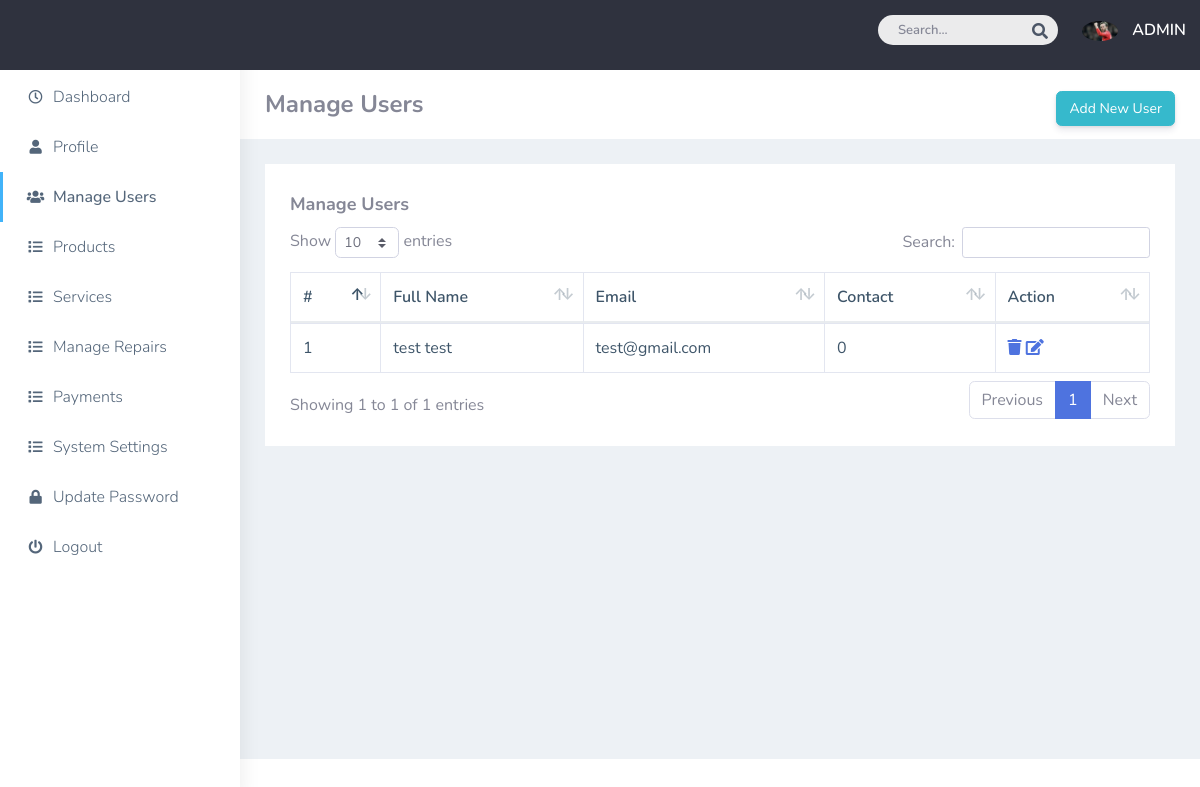
The page /admin/manage-users.php (signed in) on the database its author committed.
### tables this page shows
CREATE TABLE `users` (
  `id` bigint(255) NOT NULL,
  `fname` varchar(15) NOT NULL,
  `lname` varchar(15) NOT NULL,
  `email` varchar(255) NOT NULL,
  `password` varchar(255) NOT NULL,
  `contact` int(15) NOT NULL,
  `status` int(2) DEFAULT NULL,
  `creationdate` timestamp NOT NULL DEFAULT current_timestamp(),
  `updationdate` timestamp NULL DEFAULT NULL ON UPDATE current_timestamp(),
  `profilepic` varchar(100) NOT NULL
);

### admin/manage-users.php (the view, shortened to what this page needs)
<?php
include('includes/config.php');
if (strlen($_SESSION['alogin']) == 0) {
    header('location: login.php');
} else{
?>
<!DOCTYPE html>
<html dir="ltr" lang="en">
<head>
    <link href="plugins/bower_components/chartist/dist/chartist.min.css" rel="stylesheet">
    <link rel="stylesheet" href="plugins/bower_components/chartist-plugin-tooltips/dist/chartist-plugin-tooltip.css">
    <link href="css/style.min.css" rel="stylesheet">
    <link href="vendor/fontawesome-free/css/all.min.css" rel="stylesheet" type="text/css">
    <link href="css/sb-admin-2.min.css" rel="stylesheet">
    <link href="vendor/datatables/dataTables.bootstrap4.min.css" rel="stylesheet">
</head>
<body>
    <div id="main-wrapper" data-layout="vertical" data-navbarbg="skin5" data-sidebartype="full"
        data-sidebar-position="absolute" data-header-position="absolute" data-boxed-layout="full">
<?php include('includes/header.php');?>
<?php include('includes/sidebar.php');?>
        <div class="page-wrapper">
            <div class="page-breadcrumb bg-white">
                <div class="row align-items-center">
                    <div class="col-lg-3 col-md-4 col-sm-4 col-xs-12">
                        <h4 class="page-title">Manage Users</h4>
                    </div>
                    <div class="col-lg-9 col-sm-8 col-md-8 col-xs-12">
                        <div class="d-md-flex">
                            <ol class="breadcrumb ms-auto">
                          <li>  <a href="add-user.php"
                                class="fw-normal btn btn-info text-white">Add New User</a>
</li>                                </ol>
                        </div>
                    </div>
                </div>
            </div>
            <div class="container-fluid">
                <div class="row">
                    <div class="col-sm-12">
                        <div class="white-box">
                            <h3 class="box-title">Manage Users</h3>
                            <div class="table-responsive">
                                <table class="table table-bordered" id="dataTable" width="100%" cellspacing="0">
                                    <thead>
                                        <tr>
                                            <th class="border-top-0">#</th>
                                            <th class="border-top-0">Full Name</th>
                                            <th class="border-top-0">Email</th>
                                            <th class="border-top-0">Contact</th>
                                            <th class="border-top-0">Action</th>
                                        </tr>
                                    </thead>
                                    <tbody>
                                    <?php $sql = "SELECT users.* FROM users WHERE `status`=1 order by users.id desc";
                                        $query = $dbh->prepare($sql);
                                        $query->execute();
                                        $results = $query->fetchAll(PDO::FETCH_OBJ);
                                        $cnt = 1;
                                        if ($query->rowCount() > 0) {
                                            foreach ($results as $result) {
                                                $name = htmlentities($result->fname . " " . $result->lname); ?>
                                        <tr>
                                        <td><?php echo htmlentities($cnt); ?></td>
                                        <td><?php echo htmlentities($name); ?></td>
                                        <td><?php echo htmlentities($result->email); ?></td>
                                        <td><?php echo htmlentities($result->contact); ?></td>
                                        <td><a href="manage-users.php?del=<?php echo $result->id; ?>"
                                                onclick="return confirm('Do you want to delete?');"><i class="fa fa-trash"></i></a>
                                                <a href="edit-user.php?id=<?php echo $result->id; ?>">
                                                <i class="fa fa-edit"></i>
                                                </a>
                                        </td>
                                        </tr>
                                        <?php $cnt = $cnt + 1;
                                            }
                                        } ?>
                                    </tbody>
                                </table>
                            </div>
                        </div>
                    </div>
                </div>
            </div>
        </div>
    </div>
</body>
</html>
<?php }?>

### admin/includes/header.php (shortened to what this page needs)
<header class="topbar" data-navbarbg="skin5">
            <nav class="navbar top-navbar navbar-expand-md navbar-primary">
                <div class="navbar-collapse collapse" id="navbarSupportedContent" data-navbarbg="skin5">
                    <ul class="navbar-nav ms-auto d-flex align-items-center">
                        <li class=" in">
                            <form role="search" class="app-search d-none d-md-block me-3">
                                <input type="text" placeholder="Search..." class="form-control mt-0">
                                <a href="" class="active">
                                    <i class="fa fa-search"></i>
                                </a>
                            </form>
                        </li>
                        <li>
                        <?php
                    $email = $_SESSION['alogin'];
                    $sql2 = "SELECT `username`,`profilepic` FROM `admin` WHERE `email`=:email;";
                    $query = $dbh->prepare($sql2);
                    $query->bindParam(':email', $email, PDO::PARAM_STR);
                    $query->execute();
                    $results = $query->fetchAll(PDO::FETCH_OBJ);
                    if ($query->rowCount() > 0) {
                        foreach ($results as $result) {
                    ?>
                            <a class="profile-pic" href="#">
                                <img
src="photos/<?php echo htmlentities($result->profilepic); ?>"
                                  width="36"
                                    class="img-circle"><span class="text-white font-medium">
                                    <?php echo htmlentities($result->username);}} ?>
                        </span></a>
                        </li>
                    </ul>
                </div>
            </nav>
</header>

### rows shown on the page
users: name "test test", email "test@gmail.com", contact "0"

### other values the page prints
$result->username "ADMIN"
